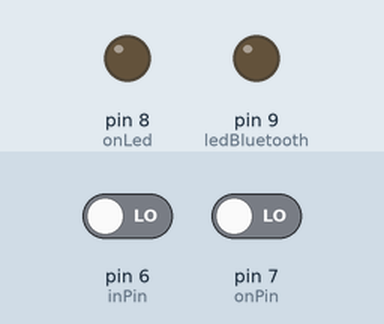
Recording of a sketch running on a simulated Arduino Uno, built with avr-gcc and run on an emulated ATmega328P. Shown: output pins drawn as LEDs (lit = HIGH). The inputs (shaded band) are chosen by the test bench; at power-on: pin 7 (onPin) LOW, pin 6 (inPin) LOW.

Above: at 1.2 s.
1.3 s: pin 7 (onPin) driven HIGH
At 1.9 s:
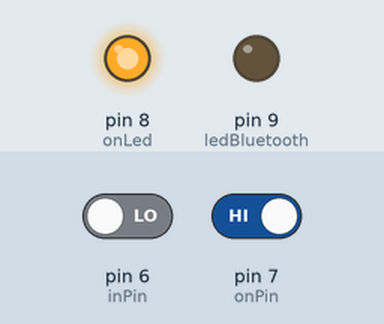
2.8 s: pin 6 (inPin) driven HIGH
At 3.2 s:
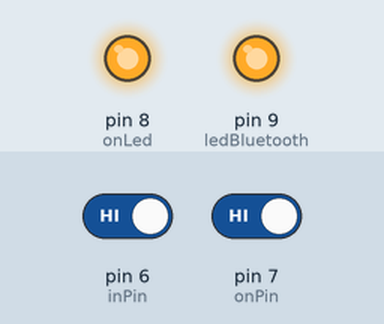
5.8 s: pin 6 (inPin) driven LOW
At 6.6 s:
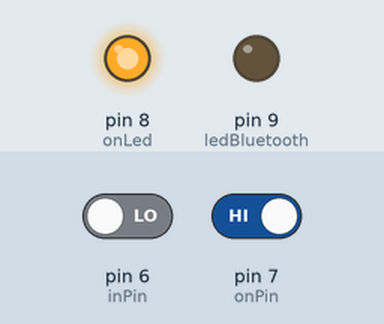
Timing chart, 0 to 8.8 s (numbered marks = the images above; inputs shaded):
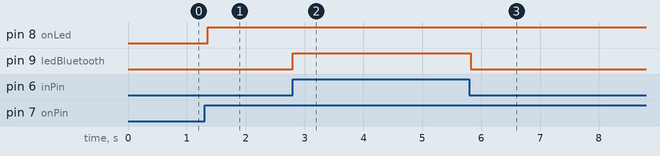

Measured:
- after the input at 1.3 s, pin 8 (onLed): LOW → HIGH after 0.05 s
- after the input at 2.8 s, pin 9 (ledBluetooth): LOW → HIGH at once
- after the input at 5.8 s, pin 9 (ledBluetooth): HIGH → LOW at once

The sketch:

sensor_arduino.ino
```cpp
#include <SoftwareSerial.h>            // Libreria para las comunicaciones seriales
#include <Wire.h>
#include <SPI.h>
#include <SparkFun_ADXL345.h>          // SparkFun ADXL345 Library

SoftwareSerial Genotronex(10, 11);     // RX, TX

ADXL345 adxl = ADXL345();              // USE FOR I2C COMMUNICATION

const int onPin = 7;                   // the number of the pushbutton pin
const int onLed = 8;                   // the number of the LED pin
const int ledBluetooth = 9;            // Led de comunicacion bluetooth
const int inPin = 6;                   // choose the input pin (for a pushbutton)

// Variables will change:
int ledState = LOW;                    // the current state of the output pin
int lastledState = LOW;                //
int buttonState;                       // the current reading from the input pin
int lastButtonState = LOW;             // the previous reading from the input pin
int val = 0;                           // variable for reading the pin status
int on = 0;                            //

// the following variables are unsigned longs because the time, measured in
// milliseconds, will quickly become a bigger number than can be stored in an int.
unsigned long lastDebounceTime = 0;    // the last time the output pin was toggled
unsigned long debounceDelay = 50;      // the debounce time; increase if the output flickers

void setup() {
  Serial.begin(57000);                 // Inicio de las comunicaciones seriales para el debug
  Genotronex.begin(9600);              // Inicio de la comunicacion serial bluetooth
  pinMode(onPin, INPUT);               // Fija el
  pinMode(onLed, OUTPUT);              //
  pinMode(ledBluetooth, OUTPUT);       //
  pinMode(inPin, INPUT);               // declare pushbutton as input

  digitalWrite(onLed, ledState);       // Fija el estado inicial del LED

  adxl.powerOn();                      // Enciende el ADXL345
  adxl.setRangeSetting(2);             // Valoes aceptados 2g, 4g, 8g o 16g
  adxl.setSpiBit(0);                   // Configure the device to be in 4 wire SPI mode when set to '0' or 3 wire SPI mode when set to 1
                                       // Default: Set to 1
                                       // SPI pins on the ATMega328: 11, 12 and 13 as reference in SPI Library
  // Detecciones deshabilitadas
  adxl.setActivityXYZ(0, 0, 0);        // Deshabilita la deteccion de la actividad en los tres ejes
  adxl.setTapDetectionOnXYZ(0, 0, 0);  // Deshabilita la deteccion de los golpes en los tres ejes

  // Configuracion de la deteccion de inactividad
  adxl.setInactivityXYZ(1, 1, 1);     // Habilita la deteccion de inactividad en los tres ejes
  adxl.setInactivityThreshold(75);    // 62.5mg per increment Inactivity thresholds (0-255)
  adxl.setTimeInactivity(10);         // How many seconds of no activity is inactive?


  // Set values for what is considered FREE FALL (0-255)
  adxl.setFreeFallThreshold(5);       // (5 - 9) recommended - 62.5mg per increment
  adxl.setFreeFallDuration(30);       // (20 - 70) recommended - 5ms per increment

  // Configuracion de las interrupciones
  adxl.InactivityINT(1);              //
  adxl.ActivityINT(0);                //
  adxl.FreeFallINT(1);                //
  adxl.doubleTapINT(0);               //
  adxl.singleTapINT(0);               //
}

void loop() {
  // read the state of the switch into a local variable:
  int reading = digitalRead(onPin);

  // check to see if you just pressed the button
  // (i.e. the input went from LOW to HIGH), and you've waited long enough
  // since the last press to ignore any noise:

  // If the switch changed, due to noise or pressing:
  if (reading != lastButtonState) {
    // reset the debouncing timer
    lastDebounceTime = millis();
  }

  if ((millis() - lastDebounceTime) > debounceDelay) {
    // whatever the reading is at, it's been there for longer than the debounce
    // delay, so take it as the actual current state:

    // if the button state has changed:
    if (reading != buttonState) {
      buttonState = reading;

      // only toggle the LED if the new button state is HIGH
      if (buttonState == HIGH) {
        ledState = !ledState;
      }
    }
  }

  // Enciende o apaga el led de encendido dependiendo del estado del sistema
  digitalWrite(onLed, ledState);
  if (ledState != lastledState){
    if (ledState == 1){
      on = 1;
    }
    else if (ledState == 0){
      on = 0;
    }
  }
  // Este codigo se ejecuta solo si esta encendido
  if (on == 1){
    // getInterruptSource clears all triggered actions after returning value
    // Do not call again until you need to recheck for triggered actions
    byte interrupts = adxl.getInterruptSource();

    // Free Fall Detection
    if(adxl.triggered(interrupts, ADXL345_FREE_FALL)){
      Serial.println("*** FREE FALL ***");
      Genotronex.println(2);
    }

    // Inactivity
    if(adxl.triggered(interrupts, ADXL345_INACTIVITY)){
      // Serial.println("*** INACTIVITY ***");
       //add code here to do when inactivity is sensed
    }

    val = digitalRead(inPin);  // Lee el valor del pulsador del Ping
    if (val == HIGH) {         // Comprueba el pulsador del Ping
      digitalWrite(ledBluetooth, HIGH);  // turn LED ON
      Genotronex.println(1);
      delay(500);
      digitalWrite(ledBluetooth, LOW);  // turn LED OFF
    }
  }
  // save the reading. Next time through the loop, it'll be the lastButtonState:
  lastButtonState = reading;
  lastledState = ledState;
}
```
